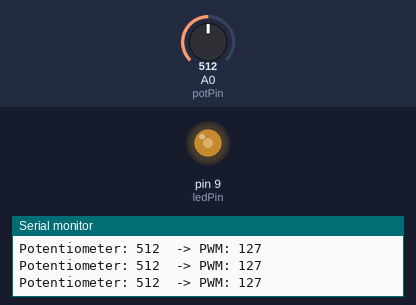
The sketch below on a simulated Arduino Uno, built with avr-gcc and run on an emulated ATmega328P. Shown: output pins drawn as LEDs (lit = HIGH), the last lines printed to the serial monitor. Inputs (shaded band) come from the test bench; at power-on: A0 (potPin) = 512.

Above: at 1.2 s.
1.3 s: A0 (potPin) set to 409
At 2.0 s:
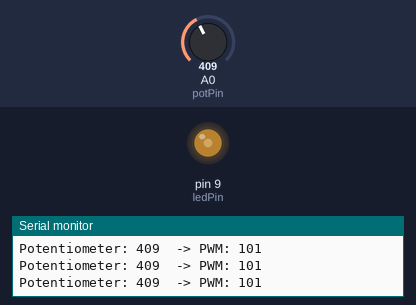
4.3 s: A0 (potPin) set to 389
At 4.9 s:
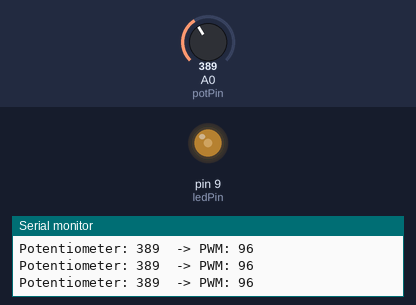
7.3 s: A0 (potPin) set to 106
At 8.3 s:
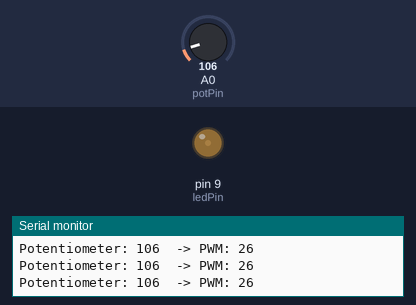
8.8 s: A0 (potPin) set to 92
At 9.3 s:
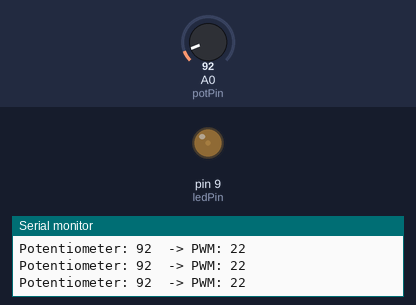
11.8 s: A0 (potPin) set to 11
At 12.7 s:
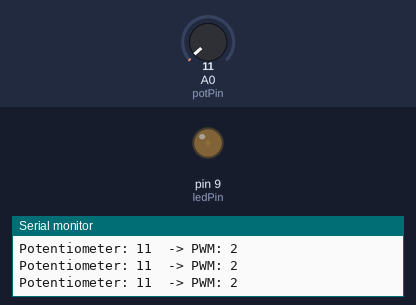
14.8 s: A0 (potPin) set to 8
At 16.0 s:
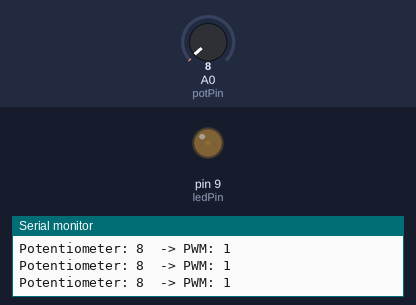
Timing chart, 0 to 17.8 s (numbered marks = the images above; inputs shaded):
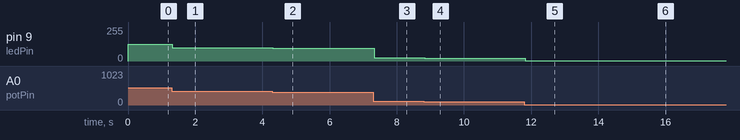

The sketch:

map_pwm.ino
```cpp
int potPin = A0;    // Potentiometer input
int ledPin = 9;     // PWM output pin

int potValue = 0;   // Raw analog input (0-1023)
int ledValue = 0;   // Scaled PWM value (0-255)

void setup() {
  pinMode(ledPin, OUTPUT);
  Serial.begin(9600);
}

void loop() {
  potValue = analogRead(potPin);           // Read sensor
  ledValue = map(potValue, 0, 1023, 0, 255); // Scale to PWM range
  analogWrite(ledPin, ledValue);           // Output to LED

  Serial.print("Potentiometer: ");
  Serial.print(potValue);
  Serial.print("  -> PWM: ");
  Serial.println(ledValue);

  delay(10);
}
```

Measured:
- after the input at 1.3 s, pin 9 (ledPin): 127/255 → 101/255 at once
- after the input at 4.3 s, pin 9 (ledPin): 101/255 → 96/255 at once
- after the input at 7.3 s, pin 9 (ledPin): 96/255 → 26/255 at once
- after the input at 8.8 s, pin 9 (ledPin): 26/255 → 22/255 at once
- after the input at 11.8 s, pin 9 (ledPin): 22/255 → 2/255 at once
- after the input at 14.8 s, pin 9 (ledPin): 2/255 → 1/255 at once
